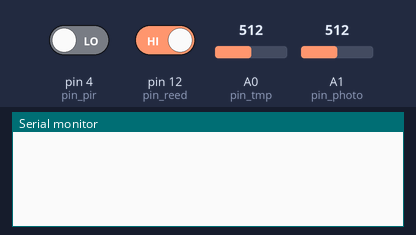
Bench run of a sketch on a simulated Arduino Uno, built with avr-gcc and run on an emulated ATmega328P. Shown: the last lines printed to the serial monitor. Inputs (shaded band) come from the test bench; at power-on: pin 4 (pin_pir) LOW, A0 (pin_tmp) = 512, A1 (pin_photo) = 512, pin 12 (pin_reed) HIGH.

Above: at 6.2 s.
6.3 s: pin 4 (pin_pir) driven HIGH
At 7.5 s:
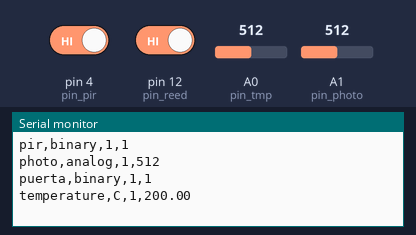
8.5 s: A0 (pin_tmp) set to 716
At 9.8 s:
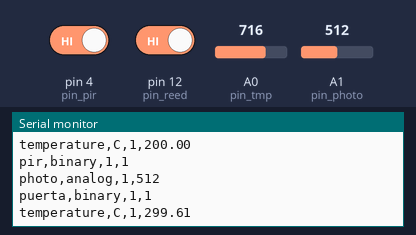
10.0 s: A1 (pin_photo) set to 716
At 11.33 s:
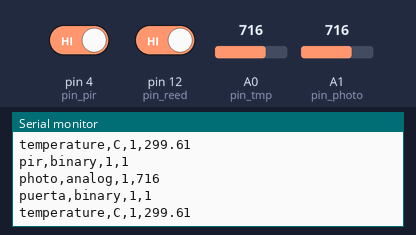
11.5 s: pin 12 (pin_reed) driven LOW
At 12.2 s:
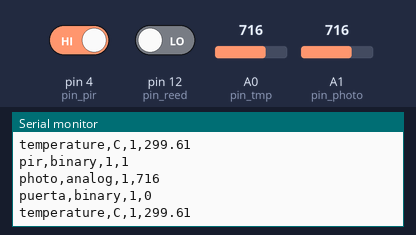
13.0 s: A0 (pin_tmp) set to 900
14.5 s: A1 (pin_photo) set to 900
At 16.0 s:
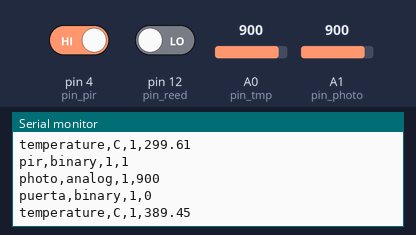
Timing chart, 0 to 17.0 s (numbered marks = the images above; inputs shaded):
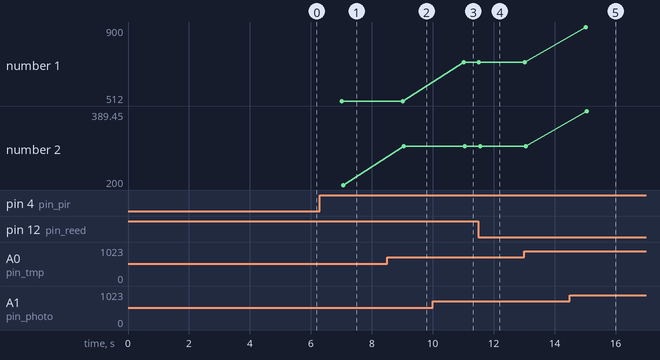

Measured:
- after the input at 6.3 s, the serial monitor: prints a new line after 0.70 s (image 1)
- after the input at 8.5 s, the serial monitor: prints a new line after 0.56 s (image 2)
- after the input at 10.0 s, the serial monitor: prints a new line after 1.0 s (image 3)
- after the input at 11.5 s, the serial monitor: prints a new line at once (image 4)
- after the input at 14.5 s, the serial monitor: prints a new line after 0.52 s (image 5)
- plotted number 1: 512 → 716 after the input at 10.0 s, 716 → 900 after the input at 14.5 s
- plotted number 2: 200 → 299.61 after the input at 8.5 s

The sketch:

caja_4.ino
```cpp
// caja_3.ino
#define pin_pir 4
#define pin_photo 1
#define pin_reed 12
#define pin_tmp 0
int photo;
int motion;
int door;
int door_anterior;
long tiempo_actual;
long tiempo_ultima;
long tiempo_pir;


void setup() {
	pinMode(pin_pir, INPUT);
	pinMode(pin_reed, INPUT);
	delay(5000);
	Serial.begin(9600);
	door_anterior = digitalRead(pin_reed);
	tiempo_ultima = millis();
    tiempo_actual = millis();
    tiempo_pir = millis();
}


void loop() {
	motion = digitalRead(pin_pir);
	door  = digitalRead(pin_reed);
	tiempo_actual = millis();

	if(motion==1){
    	if(tiempo_actual >= tiempo_pir + 2000){
      		tiempo_pir = millis();
      		tiempo_ultima = millis();
      		registrar_enviar();
    	}
  	}

  	if(door_anterior!=door){
  			door_anterior = digitalRead(pin_reed);
  		    tiempo_ultima = millis();
      		registrar_enviar();
  	}

	if(tiempo_actual >= tiempo_ultima + 20000){
    	registrar_enviar();
    tiempo_ultima = millis();
  }
	//delay(1000);

}

void registrar_enviar(){
	int reading = analogRead(pin_tmp);
 	float voltage = reading * 5.0;
 	voltage /= 1024.0;
 	float temperatureC = (voltage - 0.5) * 100 ;
	motion = digitalRead(pin_pir);
	photo = analogRead(pin_photo);
	door  = digitalRead(pin_reed);
 	//Serial.println("Lecturas: ");
 	Serial.print("pir,binary,1,");
 	Serial.println(motion);
 	Serial.print("photo,analog,1,");
 	Serial.println(photo);
 	Serial.print("puerta,binary,1,");
 	Serial.println(door);
 	Serial.print("temperature,C,1,");
 	Serial.println(temperatureC);
}
```
